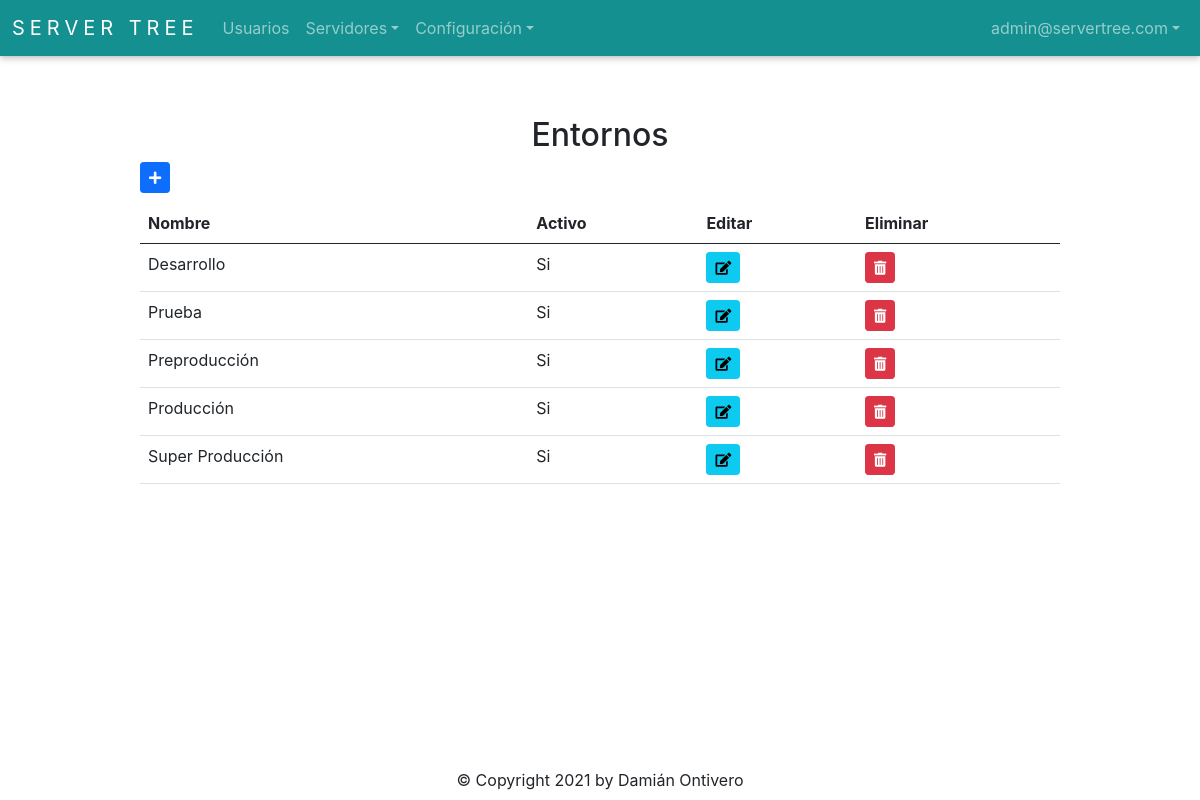
Page /environment/get_all (signed in) on the earlier database version.
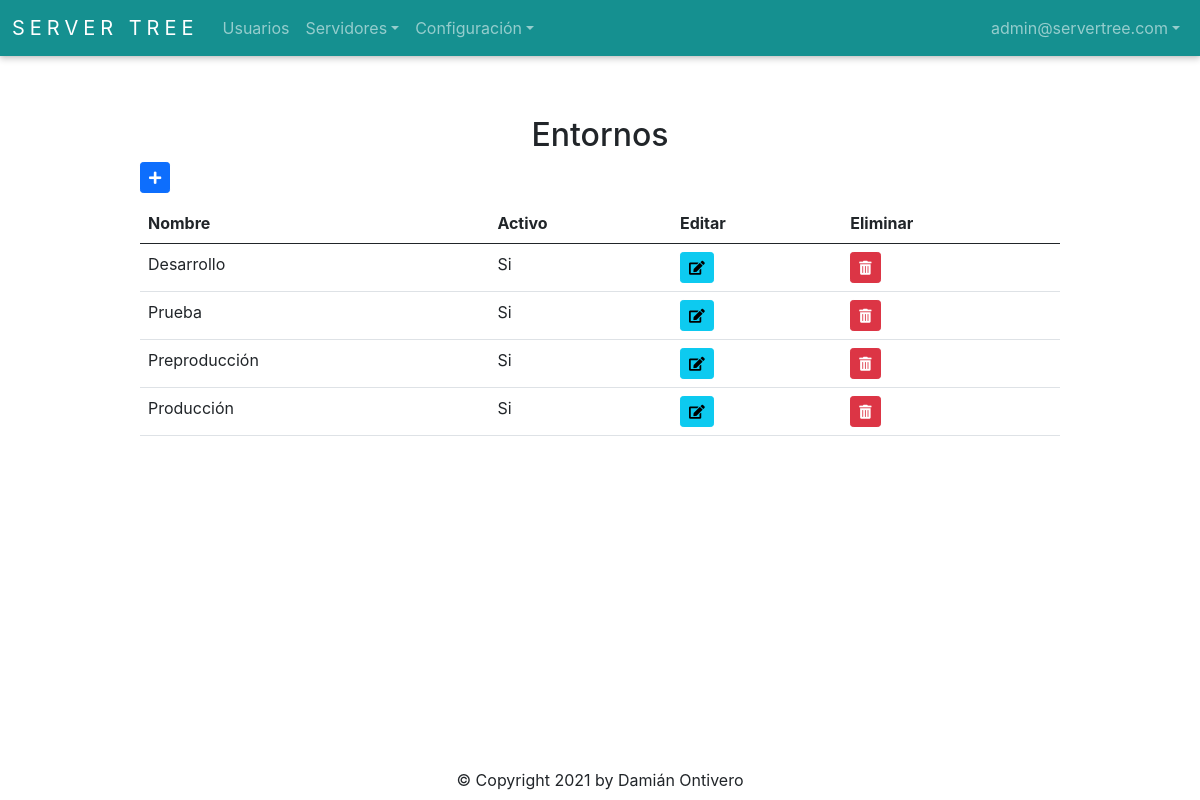
Same page on the later database version.
### app/auth/models.py (models this page shows, shortened)
class User(db.Model, UserMixin):
    __tablename__ = 'Users'
    id = db.Column(db.Integer, autoincrement=True, primary_key=True)
    firstname = db.Column(db.String(128), nullable=False)
    lastname = db.Column(db.String(128), nullable=False)
    email = db.Column(db.String(256), unique=True, nullable=False)
    password = db.Column(db.String(256), nullable=False)
    role_id = db.Column(db.Integer, db.ForeignKey('Roles.id'), nullable=False)
    is_active = db.Column(db.Boolean)
    @staticmethod
    def get_by_id(id):
        return User.query.get(id)

### app/environments/models.py (models this page shows, shortened)
class Environment(db.Model):
    __tablename__ = 'Environments'
    id = db.Column(db.Integer, autoincrement=True, primary_key=True, nullable=False)
    name = db.Column(db.String(50), nullable=False)
    is_active = db.Column(db.Boolean)
    @staticmethod
    def get_all():
        return Environment.query.all()

### app/environments/routes.py (the view)
@environment_bp.route('/get_all', methods=['GET', 'POST'])
@login_required
def get_all():
    data = Environment.get_all()
    environments = data
    environment_form = EnvironmentForm()
    user_form = UserForm()
    return render_template('environments.html', data=data, environments=environments, environment_form=environment_form, user_form=user_form)

### app/auth/models.py (called while the page is built)
    @staticmethod
    def get_all():
        return Role.query.all()

### app/auth/routes.py (called while the page is built)
@login_manager.user_loader
def load_user(user_id):
    return User.get_by_id(int(user_id))

### app/environments/templates/environments.html (shortened to what this page needs)
{% extends 'base.html' %}
{% import 'bootstrap/wtf.html' as wtf %}
{% block content %}
<h2 style="text-align: center;">Entornos</h2>
<div class="buttons">
  {% if current_user.role_id == 1 %}
    <button type="button" id="addEnvironmentButton" class="btn btn-primary btn-sm" data-bs-toggle="modal" data-bs-target="#environmentModal"><i class="fas fa-plus"></i></button>
  {% else %}
    <button disabled type="button" id="addEnvironmentButton" class="btn btn-primary btn-sm" data-bs-toggle="modal" data-bs-target="#environmentModal"><i class="fas fa-plus"></i></button>
  {% endif %}
</div>
<table class="table table-hover">
  <thead>
    <tr>
      <th>Nombre</th>
      <th>Activo</th>
      <th>Editar</th>
      <th>Eliminar</th>
    </tr>
  </thead>
  <tbody>
    {% for environment in data %}
      <tr>
        <td>{{ environment.name }}</td>
        <td>
          {% if environment.is_active == 0 %}
            No
          {% elif environment.is_active == 1  %}
            Si
          {% endif %}
        </td>
        {% if current_user.role_id == 1 %}
          <td>
            <button type="button" class="btn btn-info btn-sm" id="editEnvironmentButton" data-id={{ environment.id }} data-bs-toggle="modal" data-bs-target="#environmentModal"><i class="fas fa-edit"></i></button>
          </td>
          <td>
            <button type="button" class="btn btn-danger btn-sm" id="deleteEnvironmentButton" data-id={{ environment.id }} data-bs-toggle="modal" data-bs-target="#deleteEnvironmentModal"><i class="fas fa-trash-alt"></i></button>
          </td>
        {% endif %}
      </tr>
    {% endfor %}
  </tbody>
</table>
{% endblock %}

### app/templates/base.html (shortened to what this page needs)
<!doctype html>
<html>
<head>
  <link rel="stylesheet" href="{{ url_for('static', filename='style.css') }}">
  <link rel="stylesheet" href="https://cdn.jsdelivr.net/npm/bootstrap@5.0.0/dist/css/bootstrap.min.css">
  <link rel="stylesheet" href="https://use.fontawesome.com/releases/v5.6.3/css/all.css">
</head>
<body>
  <nav class="navbar navbar-expand-lg navbar-dark">
      <div class="container-fluid">
        <a class="navbar-brand" href="{{ url_for('index.index') }}">Server Tree</a>
        <div class="collapse navbar-collapse" id="navbarSupportedContent">
          <ul class="navbar-nav me-auto mb-2 mb-lg-0">
              <li class="nav-item">
                <a class="nav-link" href="{{ url_for('auth.get_user_all') }}">Usuarios</a>
              </li>
              <li class="nav-item dropdown">
                  <a class="nav-link dropdown-toggle" href="#" id="navbarDropdown" role="button" data-bs-toggle="dropdown" aria-expanded="false">Servidores</a>
              </li>
              <li class="nav-item dropdown">
                  <a class="nav-link dropdown-toggle" href="#" id="navbarDropdown" role="button" data-bs-toggle="dropdown" aria-expanded="false">Configuración</a>
              </li>
          </ul>
          <ul class="navbar-nav">
            <li class="nav-item dropdown">
              <a class="nav-link dropdown-toggle" href="#" id="navbarDropdown" role="button" data-bs-toggle="dropdown" aria-expanded="false">{{ current_user.email }}</a>
            </li>
          </ul>
        </div>
      </div>
  </nav>
  <div class="container-base">
    {% block content %}{% endblock %}
  </div>
  <div class="footer">
    &copy; Copyright 2021 by Damián Ontivero
  </div>
</body>
</html>

### app/static/style.css (style rules this page uses)
* { text-decoration: none; font-family: -apple-system, BlinkMacSystemFont, 'Segoe UI', Roboto, Oxygen, Ubuntu, Cantarell, 'Open Sans', 'Helvetica Neue', sans-serif; }
html, body { margin: 0; padding: 0; width: 100%; height: 100%; position: relative; }
.navbar { background-color: #159090; box-shadow: 0 0 0.2rem rgb(0 0 0 / 10%), 0 0.2rem 0.4rem rgb(0 0 0 / 20%); }
.navbar-brand { text-transform: uppercase; letter-spacing: 5px; font-size: large; }
.footer { width: 100%; text-align: center; position: absolute; bottom: 1%; }
.container-base { width: 80%; position: relative; padding: 20px; left: 10%; top: 5%; overflow-x: auto; }
.container-base .buttons { margin-bottom: 10px; }

Differences in the rows shown:
removed Environment: name "Super Producción", is_active "Si"
